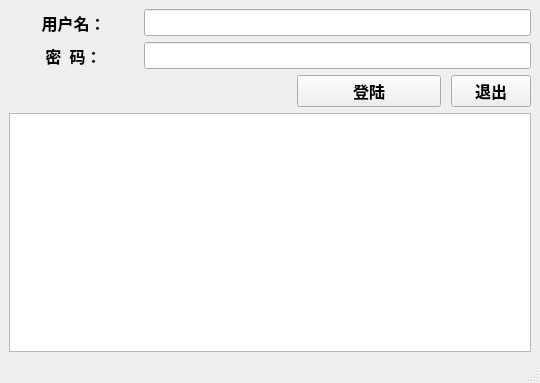
<?xml version="1.0" encoding="UTF-8"?>
<ui version="4.0">
 <class>MainWindow</class>
 <widget class="QMainWindow" name="MainWindow">
  <property name="geometry">
   <rect>
    <x>0</x>
    <y>0</y>
    <width>540</width>
    <height>383</height>
   </rect>
  </property>
  <property name="windowTitle">
   <string>MainWindow</string>
  </property>
  <widget class="QWidget" name="centralwidget">
   <layout class="QHBoxLayout" name="horizontalLayout_4">
    <item>
     <layout class="QVBoxLayout" name="verticalLayout">
      <item>
       <layout class="QHBoxLayout" name="horizontalLayout" stretch="1,3">
        <item>
         <widget class="QLabel" name="label">
          <property name="font">
           <font>
            <family>Adobe Arabic</family>
            <pointsize>12</pointsize>
            <weight>75</weight>
            <bold>true</bold>
           </font>
          </property>
          <property name="text">
           <string>用户名：</string>
          </property>
          <property name="alignment">
           <set>Qt::AlignCenter</set>
          </property>
         </widget>
        </item>
        <item>
         <widget class="QLineEdit" name="lineEdit">
          <property name="font">
           <font>
            <family>Times New Roman</family>
            <pointsize>12</pointsize>
           </font>
          </property>
         </widget>
        </item>
       </layout>
      </item>
      <item>
       <layout class="QHBoxLayout" name="horizontalLayout_2" stretch="1,3">
        <item>
         <widget class="QLabel" name="label_2">
          <property name="font">
           <font>
            <family>Adobe Arabic</family>
            <pointsize>12</pointsize>
            <weight>75</weight>
            <bold>true</bold>
           </font>
          </property>
          <property name="text">
           <string>密  码：</string>
          </property>
          <property name="alignment">
           <set>Qt::AlignCenter</set>
          </property>
         </widget>
        </item>
        <item>
         <widget class="QLineEdit" name="lineEdit_2">
          <property name="font">
           <font>
            <family>Times New Roman</family>
            <pointsize>12</pointsize>
            <weight>75</weight>
            <bold>true</bold>
           </font>
          </property>
          <property name="inputMethodHints">
           <set>Qt::ImhHiddenText|Qt::ImhNoAutoUppercase|Qt::ImhNoPredictiveText|Qt::ImhSensitiveData</set>
          </property>
          <property name="echoMode">
           <enum>QLineEdit::Password</enum>
          </property>
         </widget>
        </item>
       </layout>
      </item>
      <item>
       <layout class="QHBoxLayout" name="horizontalLayout_3" stretch="2,1,0">
        <property name="spacing">
         <number>10</number>
        </property>
        <property name="leftMargin">
         <number>0</number>
        </property>
        <property name="rightMargin">
         <number>0</number>
        </property>
        <item>
         <spacer name="horizontalSpacer">
          <property name="font">
           <font>
            <family>Adobe Arabic</family>
            <pointsize>12</pointsize>
           </font>
          </property>
          <property name="orientation">
           <enum>Qt::Horizontal</enum>
          </property>
          <property name="sizeHint" stdset="0">
           <size>
            <width>40</width>
            <height>20</height>
           </size>
          </property>
         </spacer>
        </item>
        <item>
         <widget class="QPushButton" name="pushButton">
          <property name="font">
           <font>
            <family>Adobe Arabic</family>
            <pointsize>12</pointsize>
            <weight>75</weight>
            <bold>true</bold>
           </font>
          </property>
          <property name="text">
           <string>登陆</string>
          </property>
         </widget>
        </item>
        <item>
         <widget class="QPushButton" name="pushButton_2">
          <property name="font">
           <font>
            <family>Adobe Arabic</family>
            <pointsize>12</pointsize>
            <weight>75</weight>
            <bold>true</bold>
           </font>
          </property>
          <property name="text">
           <string>退出</string>
          </property>
         </widget>
        </item>
       </layout>
      </item>
      <item>
       <widget class="QTextBrowser" name="textBrowser">
        <property name="font">
         <font>
          <family>Adobe Arabic</family>
          <pointsize>12</pointsize>
         </font>
        </property>
       </widget>
      </item>
     </layout>
    </item>
   </layout>
  </widget>
  <widget class="QMenuBar" name="menubar">
   <property name="geometry">
    <rect>
     <x>0</x>
     <y>0</y>
     <width>540</width>
     <height>19</height>
    </rect>
   </property>
  </widget>
  <widget class="QStatusBar" name="statusbar"/>
 </widget>
 <resources/>
 <connections>
  <connection>
   <sender>pushButton_2</sender>
   <signal>clicked()</signal>
   <receiver>MainWindow</receiver>
   <slot>close()</slot>
   <hints>
    <hint type="sourcelabel">
     <x>469</x>
     <y>91</y>
    </hint>
    <hint type="destinationlabel">
     <x>152</x>
     <y>0</y>
    </hint>
   </hints>
  </connection>
  <connection>
   <sender>pushButton</sender>
   <signal>clicked()</signal>
   <receiver>MainWindow</receiver>
   <slot>loginButtonDown()</slot>
   <hints>
    <hint type="sourcelabel">
     <x>319</x>
     <y>85</y>
    </hint>
    <hint type="destinationlabel">
     <x>259</x>
     <y>363</y>
    </hint>
   </hints>
  </connection>
 </connections>
 <slots>
  <slot>loginButtonDown()</slot>
 </slots>
</ui>
